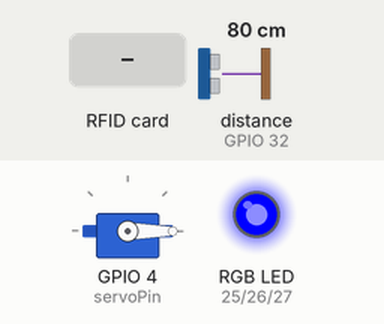
The sketch below on a simulated ESP32. On the bench: servo, an RGB LED mixed from three pins (HIGH = lit). Wiring (inferred from the names in the program): ultrasonic range finder: trigger GPIO 33; echo GPIO 32. The inputs (shaded band) are chosen by the test bench; at power-on: distance to the obstacle (sensor on GPIO 32) 80 cm. The echo pulse lasts 58.3 µs per cm; pins used as bus, display or sensor lines are not drawn; what the sketch prints to the serial monitor is not drawn.

Above: at 1.2 s.
1.3 s: distance to the obstacle (sensor on GPIO 32) set to 22 cm
2.8 s: distance to the obstacle (sensor on GPIO 32) set to 18 cm
At 3.65 s:
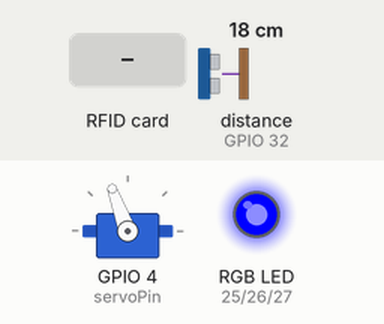
5.8 s: RFID card 5E 7A 19 C4 held to the reader
At 7.0 s:
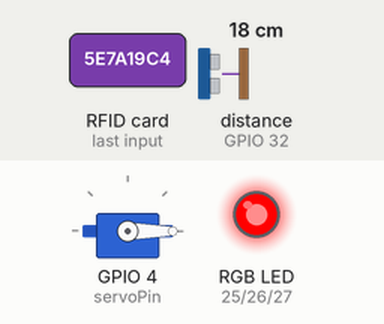
8.8 s: RFID card 5E 7A 19 C4 held to the reader
At 11.19 s:
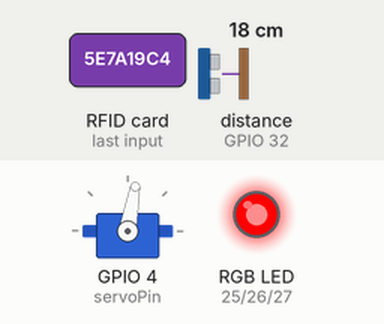
11.8 s: distance to the obstacle (sensor on GPIO 32) set to 35 cm
At 13.2 s:
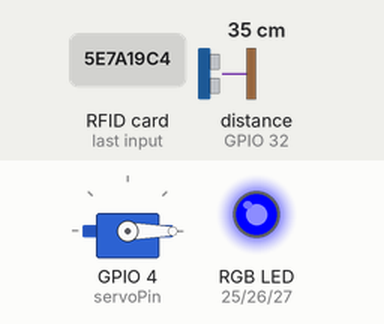
13.5 s: distance to the obstacle (sensor on GPIO 32) set to 2 cm
At 13.77 s:
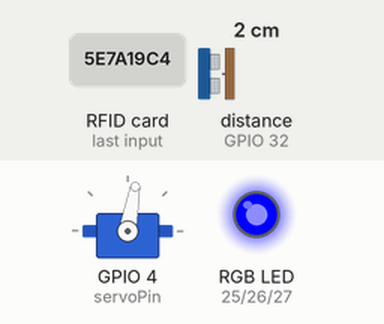
Timing chart, 0 to 17.5 s (numbered marks = the images above; inputs shaded):
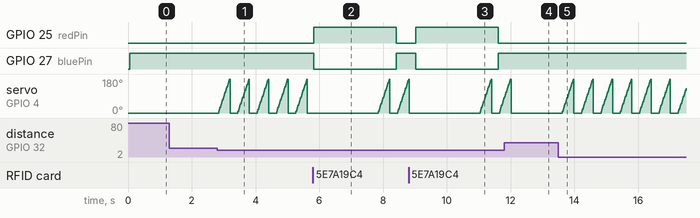

Measured:
- the behaviour switches between 21 and 20 cm on distance to the obstacle (sensor on GPIO 32) (found by bisection; images 0 and 1)
- after the input at 1.3 s, every drawn part: stays the same
- after the input at 2.8 s, servo on GPIO 4 (servoPin): 0° → 10° at once, then repeats every 0.61 s: 20° 0.02 s, 30° 0.02 s, 40° 0.02 s, 50° 0.02 s, 60° 0.02 s, 70° 0.02 s, 80° 0.02 s, 90° 0.02 s, 100° 0.02 s, 110° 0.02 s, 120° 0.02 s, 130° 0.02 s, 140° 0.02 s, 150° 0.02 s, 160° 0.02 s, 170° 0.02 s, 180° 0.02 s, 0° 0.25 s, 10° 0.02 s
- after the input at 5.8 s, GPIO 25 (redPin): LOW → HIGH at once, → LOW 2.6 s later; GPIO 27 (bluePin): HIGH → LOW at once, → HIGH 2.6 s later
- after the input at 8.8 s, GPIO 25 (redPin): LOW → HIGH after 0.22 s, → LOW 2.6 s later; GPIO 27 (bluePin): HIGH → LOW after 0.22 s, → HIGH 2.6 s later
- after the input at 11.8 s, servo on GPIO 4 (servoPin): goes on until 12.0 s, then stays 0°
- after the input at 13.5 s, servo on GPIO 4 (servoPin): 0° → 10° after 0.12 s, then repeats every 0.61 s: 20° 0.02 s, 30° 0.02 s, 40° 0.02 s, 50° 0.02 s, 60° 0.02 s, 70° 0.02 s, 80° 0.02 s, 90° 0.02 s, 100° 0.02 s, 110° 0.02 s, 120° 0.02 s, 130° 0.02 s, 140° 0.02 s, 150° 0.02 s, 160° 0.02 s, 170° 0.02 s, 180° 0.02 s, 0° 0.25 s, 10° 0.02 s

The sketch:

Oyku_Asli_HW3.ino
```cpp
#include <SPI.h>
#include <MFRC522.h>
#include <ESP32Servo.h>

// RGB LED pins
const int redPin = 25;
const int greenPin = 26;
const int bluePin = 27;

// RFID module pins
#define SS_PIN 5
#define RST_PIN 21
MFRC522 rfid(SS_PIN, RST_PIN);

// Define an authorized RFID UID
byte authorizedUID[4] = {124, 132, 138, 63};

// HC-SR04 ultrasonic sensor pins
const int trigPin = 33;
const int echoPin = 32;

// Servo motor pin
const int servoPin = 4;
Servo myServo;

void setup() {
  Serial.begin(9600); // Initialize serial communication

  // Set RGB pins as output
  pinMode(redPin, OUTPUT);
  pinMode(greenPin, OUTPUT);
  pinMode(bluePin, OUTPUT);

  // Set ultrasonic pins
  pinMode(trigPin, OUTPUT);
  pinMode(echoPin, INPUT);

  // Attach servo to the defined pin and start at 0°
  myServo.attach(servoPin);
  myServo.write(0);

  // Start SPI communication and initialize RFID module
  SPI.begin();
  rfid.PCD_Init();

  Serial.println("System initialized.");
}

void loop() {
  // Show blue color in idle state
  showColor("blue");

  // Check for a new RFID card
  if (rfid.PICC_IsNewCardPresent() && rfid.PICC_ReadCardSerial()) {
    Serial.print("Card UID: ");
    for (byte i = 0; i < rfid.uid.size; i++) {
      Serial.print(rfid.uid.uidByte[i], DEC);
      Serial.print(" ");
    }
    Serial.println();

    // Check if the card is authorized
    if (isAuthorized(rfid.uid.uidByte)) {
      Serial.println("✅ Authorized card");
      showColor("green");
    } else {
      Serial.println("❌ Unauthorized card");
      showColor("red");
    }

    delay(2000);
    rfid.PICC_HaltA();
    rfid.PCD_StopCrypto1();
  }

  // Measure distance using ultrasonic sensor
  float distance = getDistance();
  Serial.print("Distance: ");
  Serial.print(distance);
  Serial.println(" cm");

  // If an object is detected within 20 cm
  if (distance > 0 && distance < 20) {
    // Sweep the servo from 0° to 180°
    for (int i = 0; i <= 180; i += 10) {
      myServo.write(i);
      delay(20);
    }
    // Return to 0° after the sweep
    myServo.write(0);
  } else {
    // No object detected, keep servo at 0°
    myServo.write(0);
  }

  delay(200); // Small delay for stability
}

// Function to calculate distance using HC-SR04
float getDistance() {
  digitalWrite(trigPin, LOW);
  delayMicroseconds(2);
  digitalWrite(trigPin, HIGH);
  delayMicroseconds(10);
  digitalWrite(trigPin, LOW);

  long duration = pulseIn(echoPin, HIGH, 30000); // 30ms timeout
  float distance = duration * 0.034 / 2;

  if (duration == 0) return -1; // Measurement failed
  return distance;
}

// Compare scanned UID with the authorized UID
bool isAuthorized(byte *uid) {
  for (byte i = 0; i < 4; i++) {
    if (uid[i] != authorizedUID[i]) return false;
  }
  return true;
}

// Show color using digitalWrite (for common cathode RGB LED)
void showColor(String color) {
  digitalWrite(redPin, color == "red" ? HIGH : LOW);
  digitalWrite(greenPin, color == "green" ? HIGH : LOW);
  digitalWrite(bluePin, color == "blue" ? HIGH : LOW);
}
```
